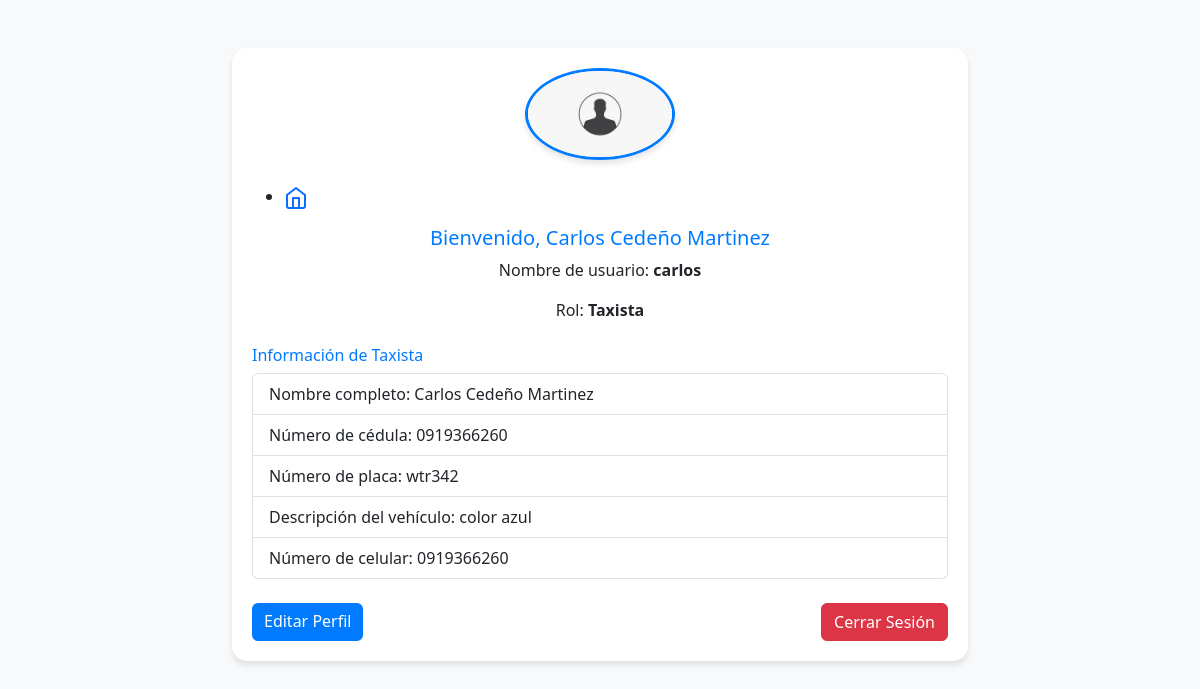
The page /profile/ (signed in) on the database its author committed.
### taxis/models.py (models this page shows, shortened)
class AppUser(AbstractUser):
    ROLE_CHOICES = [
        ('customer', 'Cliente'),
        ('driver', 'Taxista'),
        ('admin', 'Administrador'),
    ]
    role = models.CharField(max_length=10, choices=ROLE_CHOICES, default='customer')
    phone_number = models.CharField(max_length=15, default='', blank=True, null=True)  # Número de celular
    national_id = models.CharField(max_length=20, default='', blank=True, null=True)  # Número de cédula
    profile_picture = models.ImageField(upload_to='profile_pics/', default='default.jpg', blank=True, null=True)  # Foto de perfil
    telegram_chat_id = models.CharField(max_length=255, null=True, blank=True)  # ID de Telegram para mensajes directos
    last_latitude = models.FloatField(null=True, blank=True)
    last_longitude = models.FloatField(null=True, blank=True)

class Taxi(models.Model):
    user = models.OneToOneField(settings.AUTH_USER_MODEL, on_delete=models.CASCADE)
    plate_number = models.CharField(max_length=10, default='')  # Número de placa
    vehicle_description = models.TextField(default='')  # Descripción del vehículo
    latitude = models.FloatField(blank=True, null=True)
    longitude = models.FloatField(blank=True, null=True)
    updated_at = models.DateTimeField(auto_now=True)
    direccion_origen = models.CharField(max_length=255, blank=True, null=True)

### taxis/views.py (the view)
# urls.py: path('profile/', views.profile_view, name='profile'),
@login_required
def profile_view(request):
    user = request.user
    context = {
        'user': user,
    }
    if user.role == 'driver':
        if hasattr(user, 'taxi'):
            context.update({
                'taxi': user.taxi,  # Relación OneToOne con el modelo Taxi
            })
        else:
            context.update({
                'taxi': None,
            })
    return render(request, 'registration/profile.html', context)

### taxis/templates/registration/profile.html (shortened to what this page needs)
<!DOCTYPE html>
<html lang="en">
<head>
    {% load static %}
    <link href="https://cdn.jsdelivr.net/npm/bootstrap@5.3.0-alpha3/dist/css/bootstrap.min.css" rel="stylesheet">
</head>
<body>
    <div class="container mt-5">
        <div class="row justify-content-center">
            <div class="col-md-8 col-12">
                <div class="profile-card">
                    <div class="text-center mb-4">
                        {% if user.profile_picture %}
                            <img src="{{ user.profile_picture.url }}" alt="Foto de perfil" class="rounded-circle" width="150">
                        {% else %}
                            <img src="{% static 'default.jpg' %}" alt="Foto de perfil predeterminada" class="rounded-circle" width="150">
                        {% endif %}
                    </div>
                    <nav>
                        <ul>
                            <li><a href="{% url 'map'%}"><svg xmlns="http://www.w3.org/2000/svg" width="24" height="24" viewBox="0 0 24 24" fill="none" stroke="currentColor" stroke-width="2" stroke-linecap="round" stroke-linejoin="round"><path d="M3 9l9-7 9 7v11a2 2 0 0 1-2 2H5a2 2 0 0 1-2-2z"/><polyline points="9 22 9 12 15 12 15 22"/></svg></a></li>
                        </ul>
                    </nav>
                    <h5 class="text-center">Bienvenido, {{ user.first_name }} {{ user.last_name }}</h5>
                    <p class="text-center">Nombre de usuario: <strong>{{ user.username }}</strong></p>
                    <p class="text-center">Rol: <strong>{{ user.get_role_display }}</strong></p>
                    {% if user.role == 'driver' %}
                    <h6 class="mt-4">Información de Taxista</h6>
                    <ul class="list-group">
                        <li class="list-group-item">Nombre completo: {{ user.first_name }} {{ user.last_name }}</li>
                        <li class="list-group-item">Número de cédula: {{ user.national_id }}</li>
                        <li class="list-group-item">Número de placa: {{ user.taxi.plate_number }}</li>
                        <li class="list-group-item">Descripción del vehículo: {{ user.taxi.vehicle_description }}</li>
                        <li class="list-group-item">Número de celular: {{ user.phone_number }}</li>
                    </ul>
                    {% endif %}
                    <div class="d-flex justify-content-between mt-4">
                        <a href="{% url 'edit_profile' %}" class="btn btn-primary">Editar Perfil</a>
                        <a href="{% url 'logout' %}" class="btn btn-danger">Cerrar Sesión</a>
                    </div>
                </div>
            </div>
        </div>
    </div>
</body>
</html>

### taxis/templates/registration/profile.html (style rules this page uses)
body { background-color: #f8f9fa; }
.profile-card { border-radius: 15px; box-shadow: 0 4px 6px rgba(0, 0, 0, 0.1); background: #ffffff; padding: 20px; }
.profile-card img { border: 3px solid #007bff; box-shadow: 0 4px 6px rgba(0, 0, 0, 0.1); }
.profile-card h5, .profile-card h6 { color: #007bff; }
.btn-primary { background-color: #007bff; border: none; }
.profile-card img { max-width: 100%; height: auto; }

### rows shown on the page
AppUser: profile_picture (placeholder picture), first_name "Carlos", last_name "Cedeño Martinez", username "carlos", role "Taxista", national_id "0919366260", taxi.plate_number "wtr342", taxi.vehicle_description "color azul", phone_number "0919366260"
